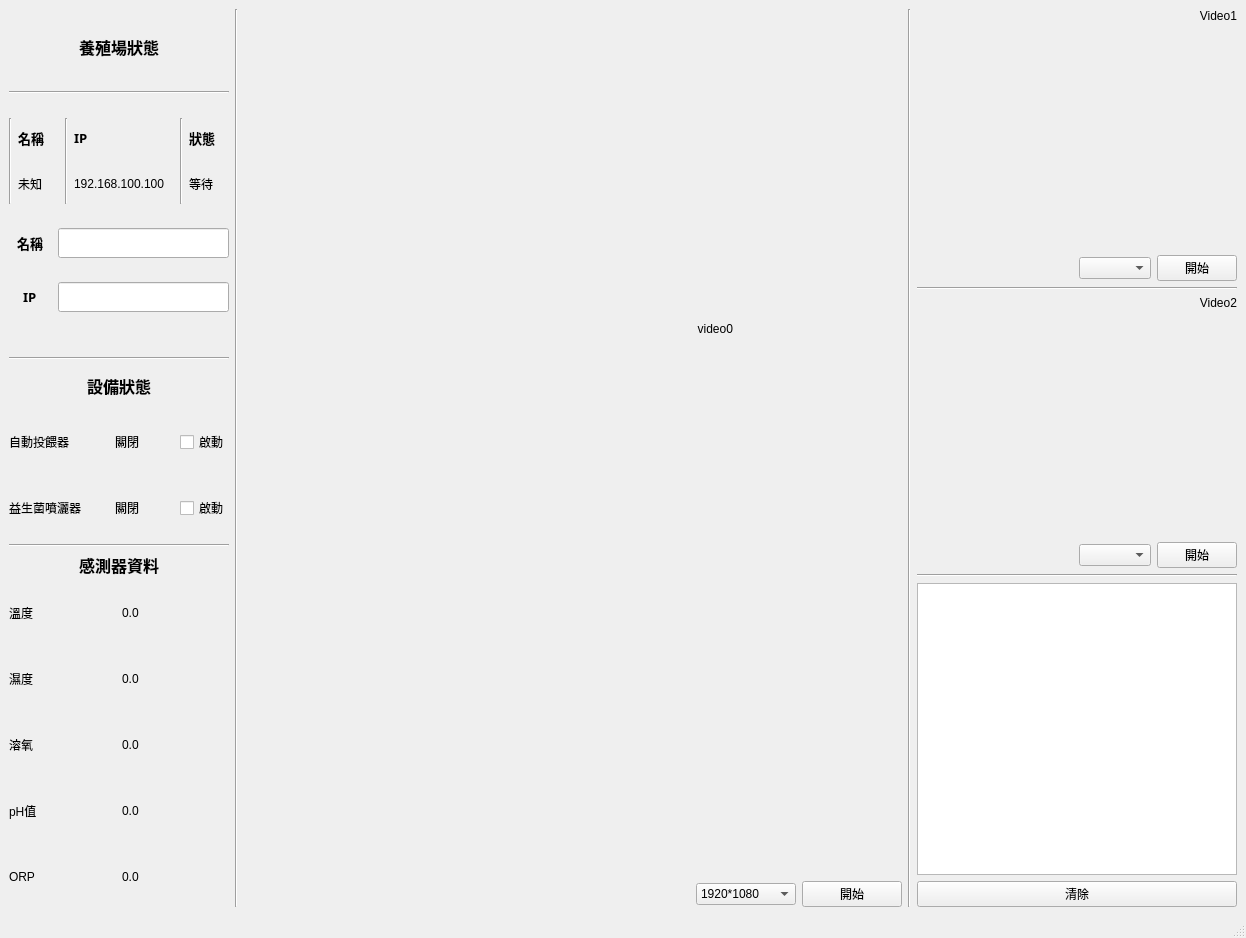
<?xml version="1.0" encoding="UTF-8"?>
<ui version="4.0">
 <class>AquaPlayer</class>
 <widget class="QMainWindow" name="AquaPlayer">
  <property name="geometry">
   <rect>
    <x>0</x>
    <y>0</y>
    <width>1246</width>
    <height>938</height>
   </rect>
  </property>
  <property name="windowTitle">
   <string>MainWindow</string>
  </property>
  <widget class="QWidget" name="centralwidget">
   <property name="sizePolicy">
    <sizepolicy hsizetype="Preferred" vsizetype="Preferred">
     <horstretch>0</horstretch>
     <verstretch>0</verstretch>
    </sizepolicy>
   </property>
   <layout class="QHBoxLayout" name="horizontalLayout_2" stretch="1,0,3,0,1">
    <item>
     <layout class="QVBoxLayout" name="verticalLayout_a">
      <property name="sizeConstraint">
       <enum>QLayout::SetMinimumSize</enum>
      </property>
      <item>
       <layout class="QVBoxLayout" name="layout_A1">
        <item>
         <layout class="QHBoxLayout" name="horizontalLayout_4">
          <item alignment="Qt::AlignHCenter">
           <widget class="QLabel" name="labTitle">
            <property name="sizePolicy">
             <sizepolicy hsizetype="Preferred" vsizetype="Preferred">
              <horstretch>0</horstretch>
              <verstretch>0</verstretch>
             </sizepolicy>
            </property>
            <property name="minimumSize">
             <size>
              <width>0</width>
              <height>20</height>
             </size>
            </property>
            <property name="maximumSize">
             <size>
              <width>16777215</width>
              <height>40</height>
             </size>
            </property>
            <property name="font">
             <font>
              <family>微軟正黑體</family>
              <pointsize>12</pointsize>
              <weight>75</weight>
              <bold>true</bold>
             </font>
            </property>
            <property name="text">
             <string>養殖場狀態</string>
            </property>
           </widget>
          </item>
         </layout>
        </item>
        <item>
         <widget class="Line" name="line_5">
          <property name="orientation">
           <enum>Qt::Horizontal</enum>
          </property>
         </widget>
        </item>
        <item>
         <layout class="QHBoxLayout" name="horizontalLayout_16">
          <item>
           <widget class="Line" name="line_4">
            <property name="orientation">
             <enum>Qt::Vertical</enum>
            </property>
           </widget>
          </item>
          <item>
           <layout class="QVBoxLayout" name="verticalLayout_3">
            <item>
             <widget class="QLabel" name="labNameTitle">
              <property name="sizePolicy">
               <sizepolicy hsizetype="Preferred" vsizetype="Preferred">
                <horstretch>1</horstretch>
                <verstretch>0</verstretch>
               </sizepolicy>
              </property>
              <property name="minimumSize">
               <size>
                <width>0</width>
                <height>30</height>
               </size>
              </property>
              <property name="maximumSize">
               <size>
                <width>16777215</width>
                <height>40</height>
               </size>
              </property>
              <property name="font">
               <font>
                <family>微軟正黑體</family>
                <pointsize>10</pointsize>
                <weight>75</weight>
                <bold>true</bold>
               </font>
              </property>
              <property name="text">
               <string>名稱</string>
              </property>
             </widget>
            </item>
            <item>
             <widget class="QLabel" name="labName">
              <property name="sizePolicy">
               <sizepolicy hsizetype="Preferred" vsizetype="Preferred">
                <horstretch>1</horstretch>
                <verstretch>0</verstretch>
               </sizepolicy>
              </property>
              <property name="minimumSize">
               <size>
                <width>0</width>
                <height>30</height>
               </size>
              </property>
              <property name="maximumSize">
               <size>
                <width>16777215</width>
                <height>40</height>
               </size>
              </property>
              <property name="text">
               <string>未知</string>
              </property>
             </widget>
            </item>
           </layout>
          </item>
          <item>
           <widget class="Line" name="line_7">
            <property name="orientation">
             <enum>Qt::Vertical</enum>
            </property>
           </widget>
          </item>
          <item>
           <layout class="QVBoxLayout" name="verticalLayout_2">
            <item>
             <widget class="QLabel" name="labIPTitle">
              <property name="sizePolicy">
               <sizepolicy hsizetype="Preferred" vsizetype="Preferred">
                <horstretch>2</horstretch>
                <verstretch>0</verstretch>
               </sizepolicy>
              </property>
              <property name="minimumSize">
               <size>
                <width>0</width>
                <height>30</height>
               </size>
              </property>
              <property name="maximumSize">
               <size>
                <width>16777215</width>
                <height>40</height>
               </size>
              </property>
              <property name="font">
               <font>
                <family>微軟正黑體</family>
                <pointsize>10</pointsize>
                <weight>75</weight>
                <bold>true</bold>
               </font>
              </property>
              <property name="text">
               <string>IP</string>
              </property>
             </widget>
            </item>
            <item>
             <widget class="QLabel" name="labIP">
              <property name="sizePolicy">
               <sizepolicy hsizetype="Preferred" vsizetype="Preferred">
                <horstretch>2</horstretch>
                <verstretch>0</verstretch>
               </sizepolicy>
              </property>
              <property name="minimumSize">
               <size>
                <width>100</width>
                <height>30</height>
               </size>
              </property>
              <property name="maximumSize">
               <size>
                <width>16777215</width>
                <height>40</height>
               </size>
              </property>
              <property name="text">
               <string>192.168.100.100</string>
              </property>
             </widget>
            </item>
           </layout>
          </item>
          <item>
           <widget class="Line" name="line_8">
            <property name="minimumSize">
             <size>
              <width>0</width>
              <height>0</height>
             </size>
            </property>
            <property name="orientation">
             <enum>Qt::Vertical</enum>
            </property>
           </widget>
          </item>
          <item>
           <layout class="QVBoxLayout" name="verticalLayout_4">
            <item>
             <widget class="QLabel" name="labStatusTitle">
              <property name="sizePolicy">
               <sizepolicy hsizetype="Preferred" vsizetype="Preferred">
                <horstretch>1</horstretch>
                <verstretch>0</verstretch>
               </sizepolicy>
              </property>
              <property name="minimumSize">
               <size>
                <width>0</width>
                <height>30</height>
               </size>
              </property>
              <property name="maximumSize">
               <size>
                <width>16777215</width>
                <height>40</height>
               </size>
              </property>
              <property name="font">
               <font>
                <family>微軟正黑體</family>
                <pointsize>10</pointsize>
                <weight>75</weight>
                <bold>true</bold>
               </font>
              </property>
              <property name="text">
               <string>狀態</string>
              </property>
             </widget>
            </item>
            <item>
             <widget class="QLabel" name="labStatus">
              <property name="sizePolicy">
               <sizepolicy hsizetype="Preferred" vsizetype="Preferred">
                <horstretch>1</horstretch>
                <verstretch>0</verstretch>
               </sizepolicy>
              </property>
              <property name="minimumSize">
               <size>
                <width>0</width>
                <height>30</height>
               </size>
              </property>
              <property name="maximumSize">
               <size>
                <width>16777215</width>
                <height>40</height>
               </size>
              </property>
              <property name="text">
               <string>等待</string>
              </property>
             </widget>
            </item>
           </layout>
          </item>
         </layout>
        </item>
        <item>
         <layout class="QHBoxLayout" name="horizontalLayout_14">
          <item alignment="Qt::AlignHCenter">
           <widget class="QLabel" name="labNameKeyinTitle">
            <property name="sizePolicy">
             <sizepolicy hsizetype="Preferred" vsizetype="Preferred">
              <horstretch>1</horstretch>
              <verstretch>0</verstretch>
             </sizepolicy>
            </property>
            <property name="minimumSize">
             <size>
              <width>0</width>
              <height>30</height>
             </size>
            </property>
            <property name="maximumSize">
             <size>
              <width>16777215</width>
              <height>40</height>
             </size>
            </property>
            <property name="font">
             <font>
              <family>微軟正黑體</family>
              <pointsize>10</pointsize>
              <weight>75</weight>
              <bold>true</bold>
             </font>
            </property>
            <property name="text">
             <string>名稱</string>
            </property>
           </widget>
          </item>
          <item>
           <widget class="QLineEdit" name="txtName">
            <property name="sizePolicy">
             <sizepolicy hsizetype="Expanding" vsizetype="Fixed">
              <horstretch>4</horstretch>
              <verstretch>0</verstretch>
             </sizepolicy>
            </property>
            <property name="minimumSize">
             <size>
              <width>0</width>
              <height>30</height>
             </size>
            </property>
           </widget>
          </item>
         </layout>
        </item>
        <item>
         <layout class="QHBoxLayout" name="horizontalLayout">
          <item alignment="Qt::AlignHCenter">
           <widget class="QLabel" name="labIPKeyinTitle">
            <property name="sizePolicy">
             <sizepolicy hsizetype="Preferred" vsizetype="Preferred">
              <horstretch>1</horstretch>
              <verstretch>0</verstretch>
             </sizepolicy>
            </property>
            <property name="minimumSize">
             <size>
              <width>0</width>
              <height>30</height>
             </size>
            </property>
            <property name="maximumSize">
             <size>
              <width>16777215</width>
              <height>40</height>
             </size>
            </property>
            <property name="font">
             <font>
              <family>微軟正黑體</family>
              <pointsize>10</pointsize>
              <weight>75</weight>
              <bold>true</bold>
             </font>
            </property>
            <property name="text">
             <string>IP</string>
            </property>
           </widget>
          </item>
          <item>
           <widget class="QLineEdit" name="txtIP">
            <property name="sizePolicy">
             <sizepolicy hsizetype="Expanding" vsizetype="Fixed">
              <horstretch>4</horstretch>
              <verstretch>0</verstretch>
             </sizepolicy>
            </property>
            <property name="minimumSize">
             <size>
              <width>0</width>
              <height>30</height>
             </size>
            </property>
           </widget>
          </item>
         </layout>
        </item>
        <item>
         <layout class="QHBoxLayout" name="horizontalLayout_13">
          <item>
           <spacer name="horizontalSpacer_5">
            <property name="orientation">
             <enum>Qt::Horizontal</enum>
            </property>
            <property name="sizeHint" stdset="0">
             <size>
              <width>40</width>
              <height>20</height>
             </size>
            </property>
           </spacer>
          </item>
         </layout>
        </item>
       </layout>
      </item>
      <item>
       <widget class="Line" name="line_3">
        <property name="orientation">
         <enum>Qt::Horizontal</enum>
        </property>
       </widget>
      </item>
      <item>
       <layout class="QVBoxLayout" name="layout_A2" stretch="0,1,1">
        <item>
         <layout class="QVBoxLayout" name="verticalLayout">
          <item alignment="Qt::AlignHCenter">
           <widget class="QLabel" name="labDeviceStatus">
            <property name="minimumSize">
             <size>
              <width>0</width>
              <height>0</height>
             </size>
            </property>
            <property name="maximumSize">
             <size>
              <width>16777215</width>
              <height>40</height>
             </size>
            </property>
            <property name="font">
             <font>
              <family>微軟正黑體</family>
              <pointsize>12</pointsize>
              <weight>75</weight>
              <bold>true</bold>
             </font>
            </property>
            <property name="text">
             <string>設備狀態</string>
            </property>
           </widget>
          </item>
         </layout>
        </item>
        <item>
         <layout class="QHBoxLayout" name="horizontalLayout_9" stretch="2,2,1">
          <item>
           <widget class="QLabel" name="labDev1">
            <property name="sizePolicy">
             <sizepolicy hsizetype="Preferred" vsizetype="Preferred">
              <horstretch>1</horstretch>
              <verstretch>0</verstretch>
             </sizepolicy>
            </property>
            <property name="minimumSize">
             <size>
              <width>100</width>
              <height>60</height>
             </size>
            </property>
            <property name="text">
             <string>自動投餵器</string>
            </property>
           </widget>
          </item>
          <item>
           <widget class="QLabel" name="labDev1Status">
            <property name="sizePolicy">
             <sizepolicy hsizetype="Preferred" vsizetype="Preferred">
              <horstretch>1</horstretch>
              <verstretch>0</verstretch>
             </sizepolicy>
            </property>
            <property name="minimumSize">
             <size>
              <width>40</width>
              <height>0</height>
             </size>
            </property>
            <property name="text">
             <string>關閉</string>
            </property>
           </widget>
          </item>
          <item>
           <widget class="QCheckBox" name="cbProbioticSprayer">
            <property name="text">
             <string>啟動</string>
            </property>
           </widget>
          </item>
         </layout>
        </item>
        <item>
         <layout class="QHBoxLayout" name="horizontalLayout_8" stretch="2,2,1">
          <item>
           <widget class="QLabel" name="labDev2">
            <property name="sizePolicy">
             <sizepolicy hsizetype="Preferred" vsizetype="Preferred">
              <horstretch>1</horstretch>
              <verstretch>0</verstretch>
             </sizepolicy>
            </property>
            <property name="minimumSize">
             <size>
              <width>100</width>
              <height>60</height>
             </size>
            </property>
            <property name="text">
             <string>益生菌噴灑器</string>
            </property>
           </widget>
          </item>
          <item>
           <widget class="QLabel" name="labDev2Status">
            <property name="sizePolicy">
             <sizepolicy hsizetype="Preferred" vsizetype="Preferred">
              <horstretch>1</horstretch>
              <verstretch>0</verstretch>
             </sizepolicy>
            </property>
            <property name="minimumSize">
             <size>
              <width>40</width>
              <height>0</height>
             </size>
            </property>
            <property name="autoFillBackground">
             <bool>false</bool>
            </property>
            <property name="text">
             <string>關閉</string>
            </property>
           </widget>
          </item>
          <item>
           <widget class="QCheckBox" name="cbAutoFeeder">
            <property name="text">
             <string>啟動</string>
            </property>
           </widget>
          </item>
         </layout>
        </item>
       </layout>
      </item>
      <item>
       <widget class="Line" name="line_6">
        <property name="orientation">
         <enum>Qt::Horizontal</enum>
        </property>
       </widget>
      </item>
      <item>
       <layout class="QVBoxLayout" name="layout_A3">
        <item alignment="Qt::AlignHCenter">
         <widget class="QLabel" name="labSensorType">
          <property name="sizePolicy">
           <sizepolicy hsizetype="Preferred" vsizetype="Preferred">
            <horstretch>0</horstretch>
            <verstretch>0</verstretch>
           </sizepolicy>
          </property>
          <property name="minimumSize">
           <size>
            <width>0</width>
            <height>20</height>
           </size>
          </property>
          <property name="maximumSize">
           <size>
            <width>16777215</width>
            <height>40</height>
           </size>
          </property>
          <property name="font">
           <font>
            <family>微軟正黑體</family>
            <pointsize>12</pointsize>
            <weight>75</weight>
            <bold>true</bold>
           </font>
          </property>
          <property name="text">
           <string>感測器資料</string>
          </property>
         </widget>
        </item>
        <item>
         <layout class="QHBoxLayout" name="tempLayout" stretch="1,1">
          <item alignment="Qt::AlignVCenter">
           <widget class="QLabel" name="labTemp">
            <property name="sizePolicy">
             <sizepolicy hsizetype="Preferred" vsizetype="Preferred">
              <horstretch>1</horstretch>
              <verstretch>0</verstretch>
             </sizepolicy>
            </property>
            <property name="minimumSize">
             <size>
              <width>0</width>
              <height>60</height>
             </size>
            </property>
            <property name="text">
             <string>溫度</string>
            </property>
           </widget>
          </item>
          <item>
           <widget class="QLabel" name="labTempValue">
            <property name="sizePolicy">
             <sizepolicy hsizetype="Preferred" vsizetype="Preferred">
              <horstretch>3</horstretch>
              <verstretch>0</verstretch>
             </sizepolicy>
            </property>
            <property name="text">
             <string>0.0</string>
            </property>
           </widget>
          </item>
         </layout>
        </item>
        <item>
         <layout class="QHBoxLayout" name="humLayout" stretch="1,1">
          <item>
           <widget class="QLabel" name="labHum">
            <property name="sizePolicy">
             <sizepolicy hsizetype="Preferred" vsizetype="Preferred">
              <horstretch>1</horstretch>
              <verstretch>0</verstretch>
             </sizepolicy>
            </property>
            <property name="minimumSize">
             <size>
              <width>0</width>
              <height>60</height>
             </size>
            </property>
            <property name="text">
             <string>濕度</string>
            </property>
           </widget>
          </item>
          <item>
           <widget class="QLabel" name="labHumValue">
            <property name="sizePolicy">
             <sizepolicy hsizetype="Preferred" vsizetype="Preferred">
              <horstretch>3</horstretch>
              <verstretch>0</verstretch>
             </sizepolicy>
            </property>
            <property name="text">
             <string>0.0</string>
            </property>
           </widget>
          </item>
         </layout>
        </item>
        <item>
         <layout class="QHBoxLayout" name="DOLayout" stretch="1,1">
          <item>
           <widget class="QLabel" name="labDO">
            <property name="sizePolicy">
             <sizepolicy hsizetype="Preferred" vsizetype="Preferred">
              <horstretch>1</horstretch>
              <verstretch>0</verstretch>
             </sizepolicy>
            </property>
            <property name="minimumSize">
             <size>
              <width>0</width>
              <height>60</height>
             </size>
            </property>
            <property name="text">
             <string>溶氧</string>
            </property>
           </widget>
          </item>
          <item>
           <widget class="QLabel" name="labDOValue">
            <property name="sizePolicy">
             <sizepolicy hsizetype="Preferred" vsizetype="Preferred">
              <horstretch>3</horstretch>
              <verstretch>0</verstretch>
             </sizepolicy>
            </property>
            <property name="text">
             <string>0.0</string>
            </property>
           </widget>
          </item>
         </layout>
        </item>
        <item>
         <layout class="QHBoxLayout" name="pHLayout" stretch="1,1">
          <item>
           <widget class="QLabel" name="labPH">
            <property name="sizePolicy">
             <sizepolicy hsizetype="Preferred" vsizetype="Preferred">
              <horstretch>1</horstretch>
              <verstretch>0</verstretch>
             </sizepolicy>
            </property>
            <property name="minimumSize">
             <size>
              <width>0</width>
              <height>60</height>
             </size>
            </property>
            <property name="text">
             <string>pH值</string>
            </property>
           </widget>
          </item>
          <item>
           <widget class="QLabel" name="labPHValue">
            <property name="sizePolicy">
             <sizepolicy hsizetype="Preferred" vsizetype="Preferred">
              <horstretch>3</horstretch>
              <verstretch>0</verstretch>
             </sizepolicy>
            </property>
            <property name="text">
             <string>0.0</string>
            </property>
           </widget>
          </item>
         </layout>
        </item>
        <item>
         <layout class="QHBoxLayout" name="ORPLayout" stretch="1,1">
          <item>
           <widget class="QLabel" name="labORPValue">
            <property name="sizePolicy">
             <sizepolicy hsizetype="Preferred" vsizetype="Preferred">
              <horstretch>1</horstretch>
              <verstretch>0</verstretch>
             </sizepolicy>
            </property>
            <property name="minimumSize">
             <size>
              <width>0</width>
              <height>60</height>
             </size>
            </property>
            <property name="text">
             <string>ORP</string>
            </property>
           </widget>
          </item>
          <item>
           <widget class="QLabel" name="labORP">
            <property name="sizePolicy">
             <sizepolicy hsizetype="Preferred" vsizetype="Preferred">
              <horstretch>3</horstretch>
              <verstretch>0</verstretch>
             </sizepolicy>
            </property>
            <property name="text">
             <string>0.0</string>
            </property>
           </widget>
          </item>
         </layout>
        </item>
       </layout>
      </item>
     </layout>
    </item>
    <item>
     <widget class="Line" name="line_10">
      <property name="orientation">
       <enum>Qt::Vertical</enum>
      </property>
     </widget>
    </item>
    <item>
     <layout class="QVBoxLayout" name="verticalLayout_b" stretch="1,0">
      <item>
       <layout class="QHBoxLayout" name="horizontalLayout_10">
        <item alignment="Qt::AlignHCenter|Qt::AlignVCenter">
         <widget class="QLabel" name="labVideo0">
          <property name="sizePolicy">
           <sizepolicy hsizetype="Minimum" vsizetype="Minimum">
            <horstretch>0</horstretch>
            <verstretch>0</verstretch>
           </sizepolicy>
          </property>
          <property name="minimumSize">
           <size>
            <width>320</width>
            <height>240</height>
           </size>
          </property>
          <property name="text">
           <string>video0</string>
          </property>
          <property name="alignment">
           <set>Qt::AlignRight|Qt::AlignTop|Qt::AlignTrailing</set>
          </property>
         </widget>
        </item>
       </layout>
      </item>
      <item>
       <layout class="QHBoxLayout" name="horizontalLayout_15">
        <item>
         <spacer name="horizontalSpacer">
          <property name="orientation">
           <enum>Qt::Horizontal</enum>
          </property>
          <property name="sizeHint" stdset="0">
           <size>
            <width>40</width>
            <height>20</height>
           </size>
          </property>
         </spacer>
        </item>
        <item>
         <widget class="QComboBox" name="cbxQuality">
          <property name="minimumSize">
           <size>
            <width>100</width>
            <height>0</height>
           </size>
          </property>
          <item>
           <property name="text">
            <string>1920*1080</string>
           </property>
          </item>
          <item>
           <property name="text">
            <string>1280*1024</string>
           </property>
          </item>
          <item>
           <property name="text">
            <string>640*480</string>
           </property>
          </item>
          <item>
           <property name="text">
            <string>320*240</string>
           </property>
          </item>
         </widget>
        </item>
        <item>
         <widget class="QPushButton" name="btnStrVideo0">
          <property name="minimumSize">
           <size>
            <width>100</width>
            <height>0</height>
           </size>
          </property>
          <property name="text">
           <string>開始</string>
          </property>
         </widget>
        </item>
       </layout>
      </item>
     </layout>
    </item>
    <item>
     <widget class="Line" name="line_11">
      <property name="orientation">
       <enum>Qt::Vertical</enum>
      </property>
     </widget>
    </item>
    <item>
     <layout class="QVBoxLayout" name="verticalLayout_c">
      <item alignment="Qt::AlignHCenter|Qt::AlignVCenter">
       <widget class="QLabel" name="labVideo1">
        <property name="minimumSize">
         <size>
          <width>320</width>
          <height>240</height>
         </size>
        </property>
        <property name="text">
         <string>Video1</string>
        </property>
        <property name="alignment">
         <set>Qt::AlignRight|Qt::AlignTop|Qt::AlignTrailing</set>
        </property>
       </widget>
      </item>
      <item>
       <layout class="QHBoxLayout" name="horizontalLayout_5">
        <item>
         <spacer name="horizontalSpacer_2">
          <property name="orientation">
           <enum>Qt::Horizontal</enum>
          </property>
          <property name="sizeHint" stdset="0">
           <size>
            <width>40</width>
            <height>20</height>
           </size>
          </property>
         </spacer>
        </item>
        <item>
         <widget class="QComboBox" name="comboBox"/>
        </item>
        <item>
         <widget class="QPushButton" name="btnStrVideo1">
          <property name="text">
           <string>開始</string>
          </property>
         </widget>
        </item>
       </layout>
      </item>
      <item>
       <widget class="Line" name="line_2">
        <property name="orientation">
         <enum>Qt::Horizontal</enum>
        </property>
       </widget>
      </item>
      <item>
       <widget class="QLabel" name="labVideo2">
        <property name="minimumSize">
         <size>
          <width>320</width>
          <height>240</height>
         </size>
        </property>
        <property name="text">
         <string>Video2</string>
        </property>
        <property name="alignment">
         <set>Qt::AlignRight|Qt::AlignTop|Qt::AlignTrailing</set>
        </property>
       </widget>
      </item>
      <item>
       <layout class="QHBoxLayout" name="horizontalLayout_6">
        <item>
         <spacer name="horizontalSpacer_3">
          <property name="orientation">
           <enum>Qt::Horizontal</enum>
          </property>
          <property name="sizeHint" stdset="0">
           <size>
            <width>40</width>
            <height>20</height>
           </size>
          </property>
         </spacer>
        </item>
        <item>
         <widget class="QComboBox" name="comboBox_2"/>
        </item>
        <item>
         <widget class="QPushButton" name="btnStrVideo2">
          <property name="text">
           <string>開始</string>
          </property>
         </widget>
        </item>
       </layout>
      </item>
      <item>
       <widget class="Line" name="line">
        <property name="orientation">
         <enum>Qt::Horizontal</enum>
        </property>
       </widget>
      </item>
      <item>
       <widget class="QPlainTextEdit" name="pteComm"/>
      </item>
      <item>
       <layout class="QHBoxLayout" name="horizontalLayout_7">
        <item>
         <widget class="QPushButton" name="btnClear">
          <property name="text">
           <string>清除</string>
          </property>
         </widget>
        </item>
       </layout>
      </item>
     </layout>
    </item>
   </layout>
  </widget>
  <widget class="QMenuBar" name="menubar">
   <property name="geometry">
    <rect>
     <x>0</x>
     <y>0</y>
     <width>1246</width>
     <height>25</height>
    </rect>
   </property>
  </widget>
  <widget class="QStatusBar" name="statusbar"/>
 </widget>
 <resources/>
 <connections/>
</ui>
